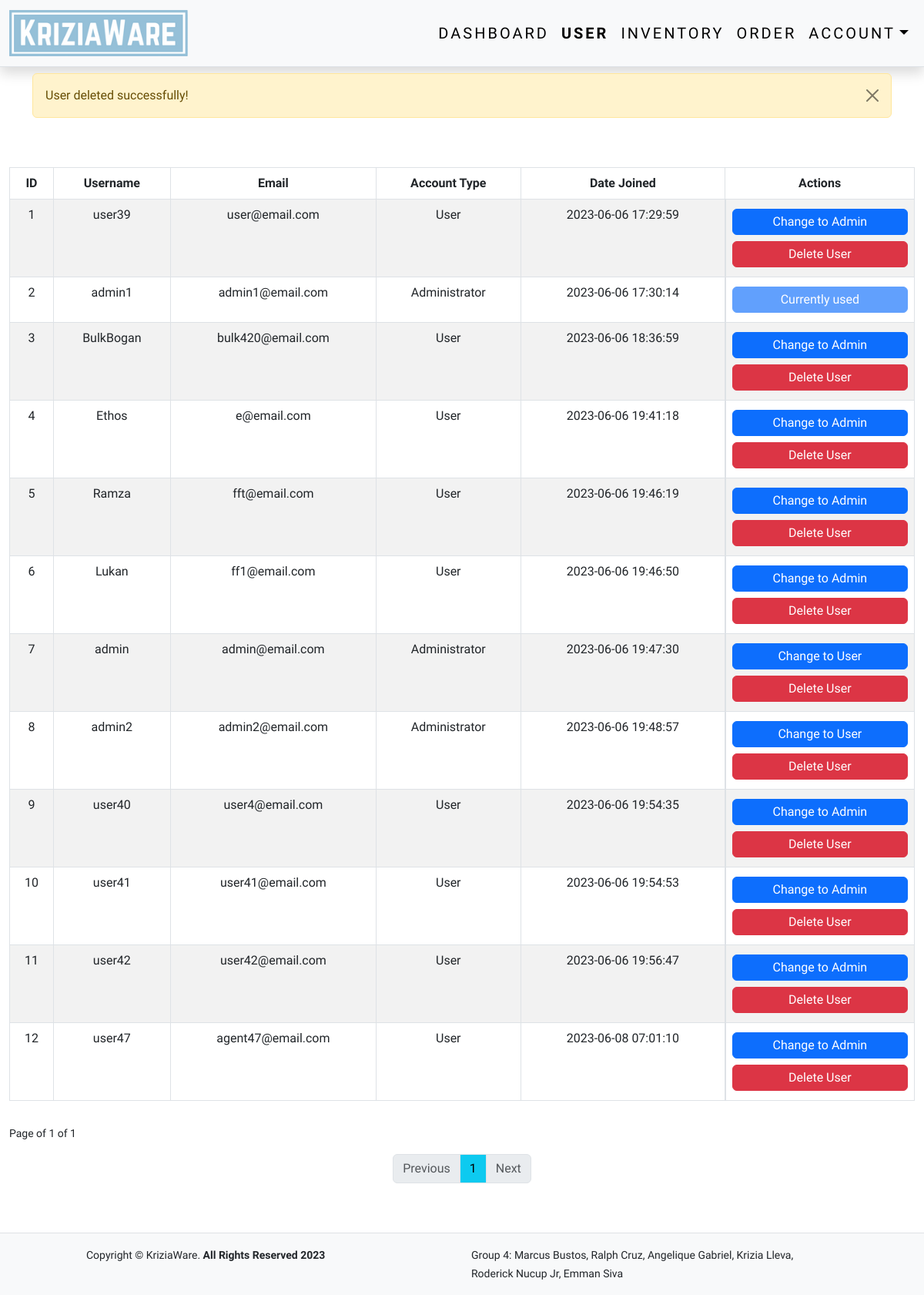
The app's page /user.php?obl=1 (signed in) with its own data.
### tables this page shows
CREATE TABLE `tbl_user` (
  `u_id` int(11) NOT NULL,
  `u_user` varchar(255) NOT NULL,
  `u_email` varchar(255) NOT NULL,
  `u_pass` varchar(255) NOT NULL,
  `u_type` tinyint(4) NOT NULL,
  `u_join` datetime DEFAULT NULL
);

### user.php (the view, shortened to what this page needs)
<?php
$config = new config();
$con = $config->con();
$query = "SELECT * FROM `tbl_user`";
$count = $con->prepare($query);
$count->execute();
$rows = $count->rowCount();
$items = 12;
$pages = ceil($rows/$items);
if (!isset($_GET['page'])) {
	$page = 1;
} else {
	$page = $_GET['page'];
}
$start = ($page-1) * $items;
$sql = "SELECT * FROM `tbl_user` LIMIT $start, $items";
$data = $con->prepare($sql);
$data->execute();
$result = $data->fetchAll(PDO::FETCH_ASSOC);
?>
<!DOCTYPE html>
<html lang="en">
	<head>
		<link href="https://cdn.jsdelivr.net/npm/bootstrap@5.3.0/dist/css/bootstrap.min.css" rel="stylesheet">
		<link rel="stylesheet" type="text/css" href="./resource/css/main.css">
	</head>
	<body>
		<header>
			<nav class="navbar navbar-expand-lg bg-body-tertiary border-bottom shadow">
				<div class="container-fluid">
					<a class="navbar-brand" href="dashboard.php">
						<img class="logo-img img-fluid" src="./resource/img/logo.png" alt="LOGO">
					</a>
					<div class="collapse navbar-collapse" id="navStuff">
						<ul class="navList navbar-nav ms-auto">
							<li class="nav-item">
								<a class="nav-link link-body-emphasis active" href="dashboard.php">Dashboard</a>
							</li>
							<li class="nav-item">
								<a class="nav-link link-body-emphasis fw-bolder" href="user.php">User</a>
							</li>
							<li class="nav-item">
								<a class="nav-link link-body-emphasis" href="inventory.php">Inventory</a>
							</li>
							<li class="nav-item">
								<a class="nav-link link-body-emphasis" href="order.php">Order</a>
							</li>
							<li class="nav-item dropdown">
								<button class="acc_btn nav-link link-body-emphasis dropdown-toggle" type="button" data-bs-toggle="dropdown" data-bs-auto-close="outside" aria-expanded="false">Account</button>
							</li>
						</ul>
					</div>
				</div>
			</nav>
		</header>
		<div class="container pt-2">
			<div class="row">
				<div class="col">
					<?php UsrComboMsg(); ?>
				</div>
			</div>
		</div>
		<section class="tbl-cont bg-body py-5">
			<div class="container-fluid h-100">
				<div class="row d-flex justify-content-center justify-content-sm-center align-items-center align-items-sm-center h-100">
					<div class="col-6 col-md-8 col-lg-6 col-xl-5 w-100 table-responsive">
						<table class="table table-striped table-bordered">
							<thead>
								<tr class="text-center">
									<th>ID</th>
									<th>Username</th>
									<th>Email</th>
									<th>Account Type</th>
									<th>Date Joined</th>
									<th>Actions</th>
								</tr>
							</thead>
							<tbody>
								<?php
								foreach ($result as $data) {
									echo '
									<tr class="text-center">
									<td>'.$data['u_id'].'</td>
									<td>'.$data['u_user'].'</td>
									<td>'.$data['u_email'].'</td>
									';
									UsrType($data['u_type']);
									echo '<td>'.$data['u_join'].'</td>';
									UsrEdit($data['u_user'],$_SESSION['username'],$data['u_type'],$data['u_id']);
									echo '</tr>';
								}
								?>
							</tbody>
						</table>
					</div>
					<?php
					echo '
					<small class="my-3">Page of '.$page.' of '.$pages.'</small>
					<nav class="d-flex justify-content-center justify-content-sm-center">
					<ul class="pagination">
					';
					PrevPage($page);
					for ($i = 1;$i <= $pages;$i++) {
						if ($i ==  $page) {
							echo '<li class="page-item"><a class="page-link bg-info link-body-emphasis" href="?page='.$i.'">'.$i.'</a></li>';
						} else {
							echo '<li class="page-item"><a class="page-link link-body-emphasis" href="?page='.$i.'">'.$i.'</a></li>';
						}
					}
					NextPage($page,$pages);
					echo '
					</ul>
					</nav>
					';
					?>
				</div>
			</div>
		</section>
		<footer>
			<div class="container-fluid bg-body-tertiary border-top py-3">
				<div class="row d-flex justify-content-center align-content-center">
					<div class="col-sm-6 col-md-4 col-lg-5">
						<small class="copyright">Copyright &copy; KriziaWare. <strong>All Rights Reserved 2023</strong></small>
					</div>
					<div class="col-sm-6 col-md-4 col-lg-5">
						<small class="membs">Group 4: Marcus Bustos, Ralph Cruz, Angelique Gabriel, Krizia Lleva, Roderick Nucup Jr, Emman Siva</small>
					</div>
				</div>
			</div>
		</footer>
	</body>
</html>

### resource/php/function.php (shortened to what this page needs)
<?php
function PrevPage($page) {
	if ($page == 1) {
		echo '<li class="page-item disabled"><a class="page-link" href="#">Previous</a></li>';
	} else {
		echo '<li class="page-item"><a class="page-link link-body-emphasis" href="?page='.($page-1).'">Previous</a></li>';
	}
}
function NextPage($page,$pages) {
	if ($page == $pages) {
		echo '<li class="page-item disabled"><a class="page-link" href="#">Next</a></li>';
	} else {
		echo '<li class="page-item"><a class="page-link link-body-emphasis" href="?page='.($page+1).'">Next</a></li>';
	}
}
function UsrEdit($user,$sesh_user,$type,$id) {
	echo '<td class="d-flex flex-column">';
	if ($user == $sesh_user) {
		echo '<a class="btn btn-primary p-1 my-1 disabled" href="#">Currently used</a>';
	} elseif ($type !== 1) {
		echo '
		<a class="btn btn-primary p-1 my-1" href="?updUsr='.$id.'">Change to User</a>
		<a class="btn btn-danger p-1 my-1" href="?delUsr='.$id.'">Delete User</a>
		';
	} else {
		echo '
		<a class="btn btn-primary p-1 my-1" href="?updUsr='.$id.'">Change to Admin</a>
		<a class="btn btn-danger p-1 my-1" href="?delUsr='.$id.'">Delete User</a>
		';
	}
	echo '</td>';
}
function UsrType($type) {
	if ($type == 1) {
		echo '<td>User</td>';
	} else {
		echo '<td>Administrator</td>';
	}
}
function AdminMsg() {
	if (isset($_GET['upd'])) {
		if ($_GET['upd'] == 1) {
			echo '
			<div class="alert alert-success alert-dismissible fade show" role="alert">
				User updated successfully!
				<button class="btn-close" type="button" data-bs-dismiss="alert" aria-label="close"></button>
			</div>
			';
		} elseif ($_GET['upd'] == 2) {
			echo '
			<div class="alert alert-success alert-dismissible fade show" role="alert">
				Item updated successfully!
				<button class="btn-close" type="button" data-bs-dismiss="alert" aria-label="close"></button>
			</div>
			';
		} elseif ($_GET['upd'] == 3) {
			echo '
			<div class="alert alert-success alert-dismissible fade show" role="alert">
				Order updated successfully!
				<button class="btn-close" type="button" data-bs-dismiss="alert" aria-label="close"></button>
			</div>
			';
		}
	} elseif (isset($_GET['obl'])) {
		if ($_GET['obl'] == 1) {
			echo '
			<div class="alert alert-warning alert-dismissible fade show" role="alert">
				User deleted successfully!
				<button class="btn-close" type="button" data-bs-dismiss="alert" aria-label="close"></button>
			</div>
			';
		}
	}
}
function UsrComboMsg() {
	AdminMsg();
}
?>

### resource/css/main.css (style rules this page uses)
* { margin: 0; padding: 0; box-sizing: border-box; }
html { text-rendering: optimizeLegibility; scroll-behavior: smooth; }
body { font-family: "Roboto", sans-serif; font-size: 16px; min-height: 100vh; }
header { min-height: 5vh; }
.logo-img { height: 3em; width: auto; }
.navList, .acc_btn { font-size: 1.25rem; text-transform: uppercase; letter-spacing: 3px; }
footer { min-height: 5vh; }
.tbl-cont { min-height: 100vh; }
.tbl-cont td { font-size: 1rem; }

### records on screen
tbl_user: u_id "1", u_user "user39", u_email "user@email.com", u_type "User", u_join "2023-06-06 17:29:59"
tbl_user: u_id "2", u_user "admin1", u_email "admin1@email.com", u_type "Administrator", u_join "2023-06-06 17:30:14", shows "Currently used"
tbl_user: u_id "3", u_user "BulkBogan", u_email "bulk420@email.com", u_type "User", u_join "2023-06-06 18:36:59"
tbl_user: u_id "4", u_user "Ethos", u_email "e@email.com", u_type "User", u_join "2023-06-06 19:41:18"
tbl_user: u_id "5", u_user "Ramza", u_email "fft@email.com", u_type "User", u_join "2023-06-06 19:46:19"
tbl_user: u_id "6", u_user "Lukan", u_email "ff1@email.com", u_type "User", u_join "2023-06-06 19:46:50"
tbl_user: u_id "7", u_user "admin", u_email "admin@email.com", u_type "Administrator", u_join "2023-06-06 19:47:30"
tbl_user: u_id "8", u_user "admin2", u_email "admin2@email.com", u_type "Administrator", u_join "2023-06-06 19:48:57"
tbl_user: u_id "9", u_user "user40", u_email "user4@email.com", u_type "User", u_join "2023-06-06 19:54:35"
tbl_user: u_id "10", u_user "user41", u_email "user41@email.com", u_type "User", u_join "2023-06-06 19:54:53"
tbl_user: u_id "11", u_user "user42", u_email "user42@email.com", u_type "User", u_join "2023-06-06 19:56:47"
tbl_user: u_id "12", u_user "user47", u_email "agent47@email.com", u_type "User", u_join "2023-06-08 07:01:10"

### other values on screen
$page "1"
$pages "1"
